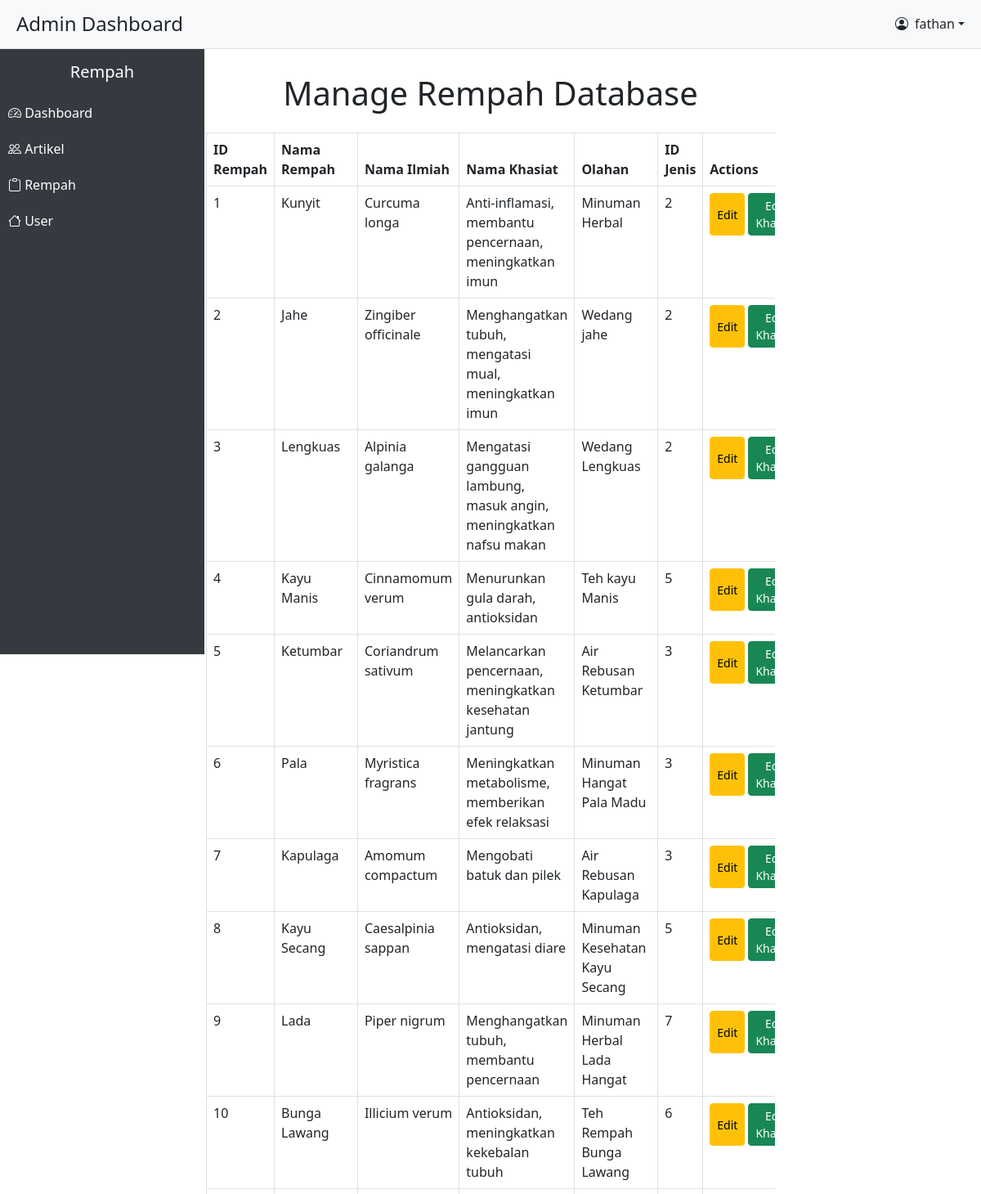
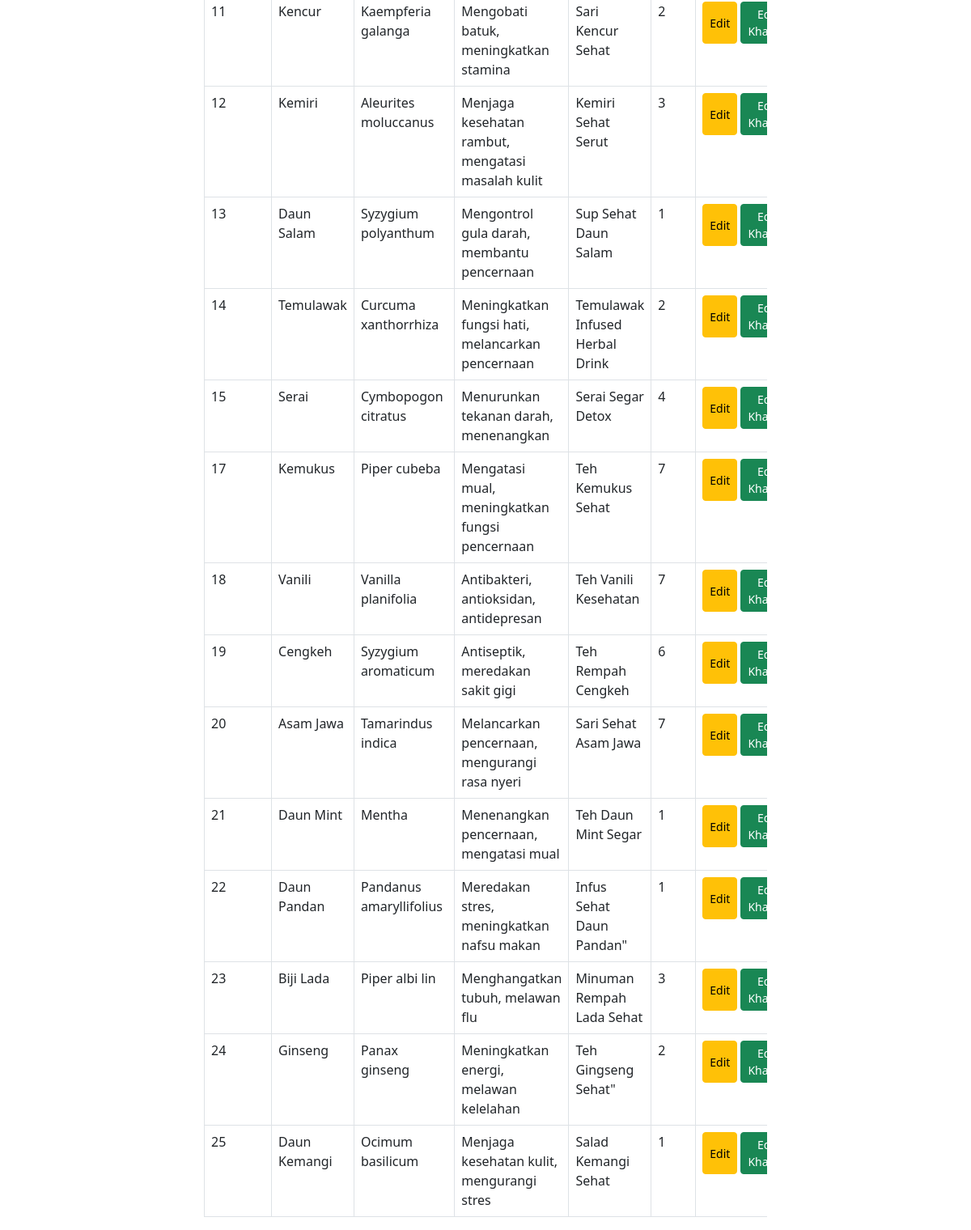
Screenshot of /admin/rempah.php (signed in) with the database file from the repository (2 pictures, top to bottom).
### tables this page shows
CREATE TABLE `rempah` (
  `id_rempah` int(11) NOT NULL,
  `nama_rempah` varchar(100) NOT NULL,
  `nama_ilmiah` varchar(100) NOT NULL,
  `id_jenis` int(11) DEFAULT NULL
);

CREATE TABLE `khasiat` (
  `id_khasiat` int(11) NOT NULL,
  `nama_khasiat` text NOT NULL,
  `id_rempah` int(11) NOT NULL,
  `nama_keluhan` varchar(255) DEFAULT NULL
);

CREATE TABLE `olahan` (
  `id_olahan` int(11) NOT NULL,
  `nama_olahan` varchar(100) NOT NULL,
  `resep` text NOT NULL,
  `id_rempah` int(11) NOT NULL
);

### admin/rempah.php (the view, shortened to what this page needs)
<?php
    include '../admin/style/header.php';
    include '../admin/style/sidebar.php';
    $connect = mysqli_connect("localhost", "root", "", "obat");
?>
<!DOCTYPE html>
<html lang="en">
<head>
</head>
<body>
    <div class="container" style="width: 60%">
        <h1 class="text-center">Manage Rempah Database</h1>
        <div class="table-responsive">
            <table class="table table-bordered mt-3" id="rempahTable">
                <thead>
                    <tr>
                        <th>ID Rempah</th>
                        <th>Nama Rempah</th>
                        <th>Nama Ilmiah</th>
                        <th>Nama Khasiat</th>
                        <th>Olahan</th>
                        <th>ID Jenis</th>
                        <th>Actions</th>
                    </tr>
                </thead>
                <tbody>
                    <?php
                        $query = $connect->query("SELECT * FROM rempah JOIN olahan ON rempah.id_rempah = olahan.id_rempah JOIN khasiat ON khasiat.id_rempah = rempah.id_rempah");
                        while ($row = $query->fetch_assoc()) {
                            echo "<tr>
                                <td>{$row['id_rempah']}</td>
                                <td>{$row['nama_rempah']}</td>
                                <td>{$row['nama_ilmiah']}</td>
                                <td>{$row['nama_khasiat']}</td>
                                <td>{$row['nama_olahan']}</td>
                                <td>{$row['id_jenis']}</td>
                                <td>
                                    <div class='d-flex gap-1'>
                                    <button class='btn btn-warning btn-sm' onclick=\"window.location.href='edit_rempah.php?id={$row['id_rempah']}'\">Edit</button>
                                    <button class='btn btn-success btn-sm' onclick=\"window.location.href='edit_khasiat.php?ide={$row['id_rempah']}'\">Edit Khasiat</button>
                                    <button class='btn btn-danger btn-sm' onclick='deleterempah({$row['id_rempah']})'>Delete</button>
                                    </div>
                                </td>
                            </tr>";
                        }
                    ?>
                </tbody>
            </table>
        </div>
    </div>
</body>
</html>

### admin/rempah.php (style rules this page uses)
.container { margin-top: 90px; }

### rows the page displays
rempah: khasiat.id_rempah "1", nama_rempah "Kunyit", nama_ilmiah "Curcuma longa", khasiat.nama_khasiat "Anti-inflamasi, membantu pencernaan, meningkatkan imun", olahan.nama_olahan "Minuman Herbal", id_jenis "2"
rempah: khasiat.id_rempah "2", nama_rempah "Jahe", nama_ilmiah "Zingiber officinale", khasiat.nama_khasiat "Menghangatkan tubuh, mengatasi mual, meningkatkan imun", olahan.nama_olahan "Wedang jahe", id_jenis "2"
rempah: khasiat.id_rempah "3", nama_rempah "Lengkuas", nama_ilmiah "Alpinia galanga", khasiat.nama_khasiat "Mengatasi gangguan lambung, masuk angin, meningkatkan nafsu makan", olahan.nama_olahan "Wedang Lengkuas", id_jenis "2"
rempah: khasiat.id_rempah "4", nama_rempah "Kayu Manis", nama_ilmiah "Cinnamomum verum", khasiat.nama_khasiat "Menurunkan gula darah, antioksidan", olahan.nama_olahan "Teh kayu Manis", id_jenis "5"
rempah: khasiat.id_rempah "5", nama_rempah "Ketumbar", nama_ilmiah "Coriandrum sativum", khasiat.nama_khasiat "Melancarkan pencernaan, meningkatkan kesehatan jantung", olahan.nama_olahan "Air Rebusan Ketumbar", id_jenis "3"
rempah: khasiat.id_rempah "6", nama_rempah "Pala", nama_ilmiah "Myristica fragrans", khasiat.nama_khasiat "Meningkatkan metabolisme, memberikan efek relaksasi", olahan.nama_olahan "Minuman Hangat Pala Madu", id_jenis "3"
rempah: khasiat.id_rempah "7", nama_rempah "Kapulaga", nama_ilmiah "Amomum compactum", khasiat.nama_khasiat "Mengobati batuk dan pilek", olahan.nama_olahan "Air Rebusan Kapulaga", id_jenis "3"
rempah: khasiat.id_rempah "8", nama_rempah "Kayu Secang", nama_ilmiah "Caesalpinia sappan", khasiat.nama_khasiat "Antioksidan, mengatasi diare", olahan.nama_olahan "Minuman Kesehatan Kayu Secang", id_jenis "5"
rempah: khasiat.id_rempah "9", nama_rempah "Lada", nama_ilmiah "Piper nigrum", khasiat.nama_khasiat "Menghangatkan tubuh, membantu pencernaan", olahan.nama_olahan "Minuman Herbal Lada Hangat", id_jenis "7"
rempah: khasiat.id_rempah "10", nama_rempah "Bunga Lawang", nama_ilmiah "Illicium verum", khasiat.nama_khasiat "Antioksidan, meningkatkan kekebalan tubuh", olahan.nama_olahan "Teh Rempah Bunga Lawang", id_jenis "6"
rempah: khasiat.id_rempah "11", nama_rempah "Kencur", nama_ilmiah "Kaempferia galanga", khasiat.nama_khasiat "Mengobati batuk, meningkatkan stamina", olahan.nama_olahan "Sari Kencur Sehat", id_jenis "2"
rempah: khasiat.id_rempah "12", nama_rempah "Kemiri", nama_ilmiah "Aleurites moluccanus", khasiat.nama_khasiat "Menjaga kesehatan rambut, mengatasi masalah kulit", olahan.nama_olahan "Kemiri Sehat Serut", id_jenis "3"
rempah: khasiat.id_rempah "13", nama_rempah "Daun Salam", nama_ilmiah "Syzygium polyanthum", khasiat.nama_khasiat "Mengontrol gula darah, membantu pencernaan", olahan.nama_olahan "Sup Sehat Daun Salam", id_jenis "1"
rempah: khasiat.id_rempah "14", nama_rempah "Temulawak", nama_ilmiah "Curcuma xanthorrhiza", khasiat.nama_khasiat "Meningkatkan fungsi hati, melancarkan pencernaan", olahan.nama_olahan "Temulawak Infused Herbal Drink", id_jenis "2"
rempah: khasiat.id_rempah "15", nama_rempah "Serai", nama_ilmiah "Cymbopogon citratus", khasiat.nama_khasiat "Menurunkan tekanan darah, menenangkan", olahan.nama_olahan "Serai Segar Detox", id_jenis "4"
rempah: khasiat.id_rempah "17", nama_rempah "Kemukus", nama_ilmiah "Piper cubeba", khasiat.nama_khasiat "Mengatasi mual, meningkatkan fungsi pencernaan", olahan.nama_olahan "Teh Kemukus Sehat", id_jenis "7"
rempah: khasiat.id_rempah "18", nama_rempah "Vanili", nama_ilmiah "Vanilla planifolia", khasiat.nama_khasiat "Antibakteri, antioksidan, antidepresan", olahan.nama_olahan "Teh Vanili Kesehatan", id_jenis "7"
rempah: khasiat.id_rempah "19", nama_rempah "Cengkeh", nama_ilmiah "Syzygium aromaticum", khasiat.nama_khasiat "Antiseptik, meredakan sakit gigi", olahan.nama_olahan "Teh Rempah Cengkeh", id_jenis "6"
rempah: khasiat.id_rempah "20", nama_rempah "Asam Jawa", nama_ilmiah "Tamarindus indica", khasiat.nama_khasiat "Melancarkan pencernaan, mengurangi rasa nyeri", olahan.nama_olahan "Sari Sehat Asam Jawa", id_jenis "7"
rempah: khasiat.id_rempah "21", nama_rempah "Daun Mint", nama_ilmiah "Mentha", khasiat.nama_khasiat "Menenangkan pencernaan, mengatasi mual", olahan.nama_olahan "Teh Daun Mint Segar", id_jenis "1"
rempah: khasiat.id_rempah "22", nama_rempah "Daun Pandan", nama_ilmiah "Pandanus amaryllifolius", khasiat.nama_khasiat "Meredakan stres, meningkatkan nafsu makan", olahan.nama_olahan "Infus Sehat Daun Pandan\"", id_jenis "1"
rempah: khasiat.id_rempah "23", nama_rempah "Biji Lada", nama_ilmiah "Piper albi lin", khasiat.nama_khasiat "Menghangatkan tubuh, melawan flu", olahan.nama_olahan "Minuman Rempah Lada Sehat", id_jenis "3"
rempah: khasiat.id_rempah "24", nama_rempah "Ginseng", nama_ilmiah "Panax ginseng", khasiat.nama_khasiat "Meningkatkan energi, melawan kelelahan", olahan.nama_olahan "Teh Gingseng Sehat\"", id_jenis "2"
rempah: khasiat.id_rempah "25", nama_rempah "Daun Kemangi", nama_ilmiah "Ocimum basilicum", khasiat.nama_khasiat "Menjaga kesehatan kulit, mengurangi stres", olahan.nama_olahan "Salad Kemangi Sehat", id_jenis "1"

### other values shown
$nama_pengguna "fathan"
